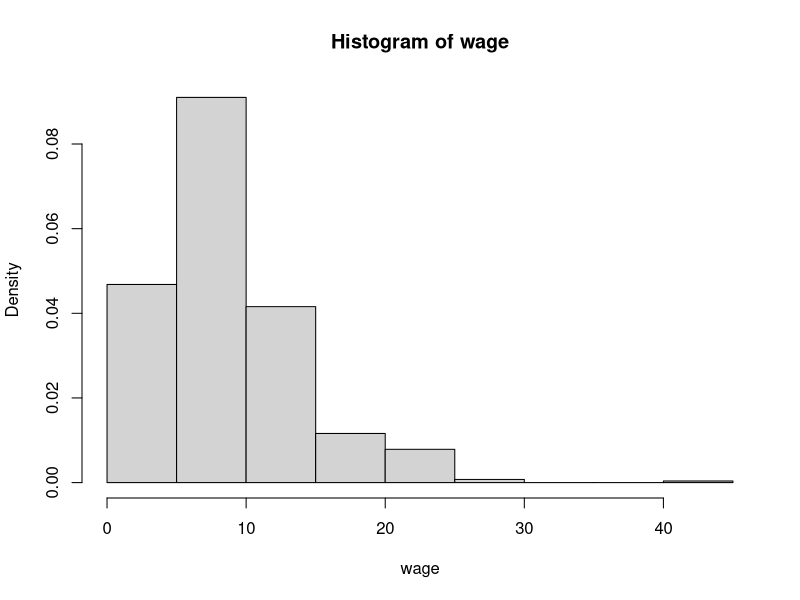
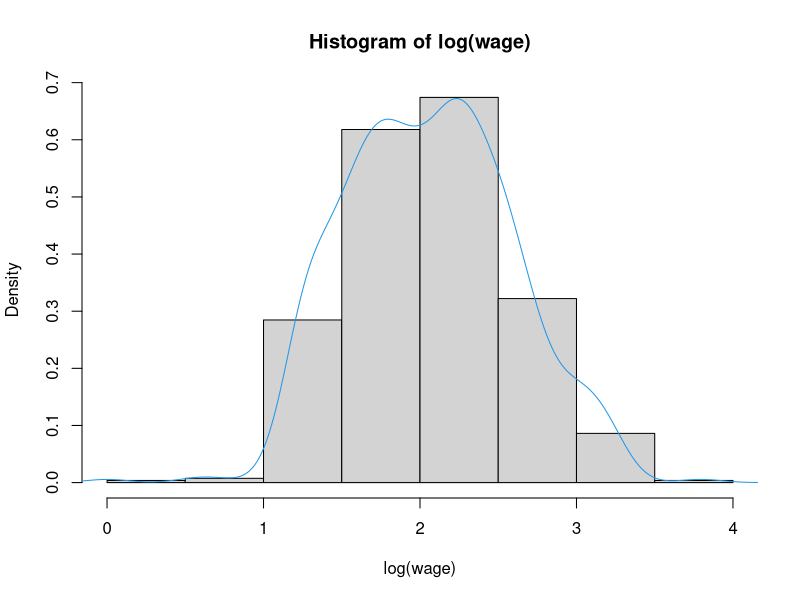

R code for these plots, in order: (Note: this script raises an error after producing the figures.)
## ---- chunk 1
# Load library (AER)
library(AER)

# Load data
data("CPS1985")
## ---- chunk 2
# see the data structure and summary
str(CPS1985)
summary(CPS1985)
## ---- chunk 3
# Attach the variable names
attach(CPS1985)

# Now let's look at a numerical variable
summary(wage)
median(wage)
var(wage)
sd(wage)
## ---- chunk 4
# Histogram
hist(wage, freq = FALSE)
hist(log(wage), freq = FALSE)
lines(density(log(wage)),col = 4)
## ---- chunk 5
# Now let's look at a categorical variable
summary(occupation)

# Proportion tables can also be used
tab <- table(occupation)
pro.table(tab)

# Categorical variables are best shown using barplots
barplot(tab)
pie (tab)
